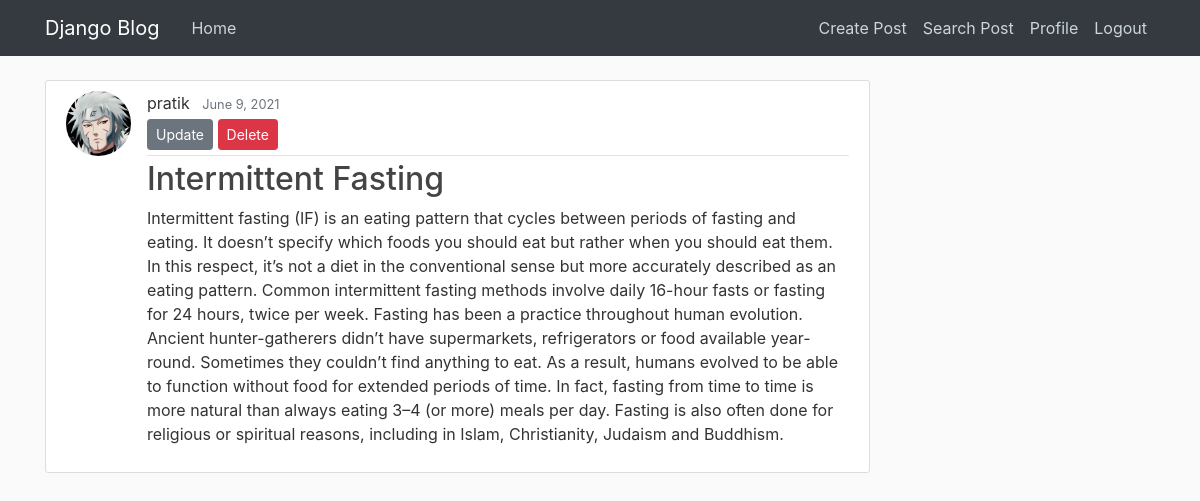
The page /post/intermittent-fasting/ (signed in) on the database its author committed.
### blog/models.py (models this page shows, shortened)
class Post(models.Model):
    title = models.CharField(max_length=100, null=False)
    slug = models.SlugField(unique=True, blank=True)
    content = models.TextField(null=False)
    posted_date = models.DateField(null=False, default=timezone.now)
    updated_date = models.DateField(null=True)
    user = models.ForeignKey(User, on_delete=models.CASCADE)
    category = models.ForeignKey(Category, on_delete=models.CASCADE)

### users/models.py (models this page shows, shortened)
class Profile(models.Model):
    user = models.OneToOneField(User, on_delete=models.CASCADE)
    bio = models.TextField(default='My name is ...')
    profile_pic = models.ImageField(default='default.jpg', upload_to='images')

### blog/views.py (the view)
# urls.py: path('post/<slug:slug>/', views.post_detail, name='post_detail'),
@login_required(login_url="/login/")
def post_detail(request, slug):
    context = {}
    obj = get_object_or_404(Post, slug=slug)
    context["object"] = obj
    return render(request, 'blog/post_detail.html', context)

### blog/templates/blog/post_detail.html
{% extends "blog/base.html" %}
{% block content %}
  <article class="media content-section">
    <img class="rounded-circle article-img" src="{{ object.user.profile.profile_pic.url }}">
    <div class="media-body">
      <div class="article-metadata">
        {{ object.user }}
        <small class="text-muted ml-2">{{ object.posted_date}}</small>
        {% if object.user == user %}
          <div>
            <a class="btn btn-secondary btn-sm mt-1 mb-1" href="{% url 'update_post' object.slug %}">Update</a>
            <a class="btn btn-danger btn-sm mt-1 mb-1" href="{% url 'delete_post' object.slug %}">Delete</a>
          </div>
        {% endif %}
      </div>
      <h2 class="article-title">{{ object.title }}</h2>
      <p class="article-content">{{ object.content }}</p>
    </div>
  </article>
{% endblock content %}

### blog/static/blog/main.css (style rules this page uses)
body { background: #fafafa; color: #333333; margin-top: 5rem; }
h2, h3, h4, h5, h6 { color: #444444; }
.content-section { background: #ffffff; padding: 10px 20px; border: 1px solid #dddddd; border-radius: 3px; margin-bottom: 20px; }
.article-title { color: #444444; }
.article-content { white-space: pre-line; }
.article-img { height: 65px; width: 65px; margin-right: 16px; }
.article-metadata { padding-bottom: 1px; margin-bottom: 4px; border-bottom: 1px solid #e3e3e3 }

### rows shown on the page
Post: user.profile.profile_pic (placeholder picture), user "pratik", posted_date "June 9, 2021", title "Intermittent Fasting", content "Intermittent fasting (IF) is an eating pattern that cycles between periods of fasting and eating. It doesn’t specify which foods you should eat but rather when you should eat them. In this respect, it’s not a diet in the conventional sense but more accurately described as an eating pattern. Common intermittent fasting methods involve daily 16-hour fasts or fasting for 24 hours, twice per week. Fasting has been a practice throughout human evolution. Ancient hunter-gatherers didn’t have supermarkets, refrigerators or food available year-round. Sometimes they couldn’t find anything to eat. As a result, humans evolved to be able to function without food for extended periods of time. In fact,…"
